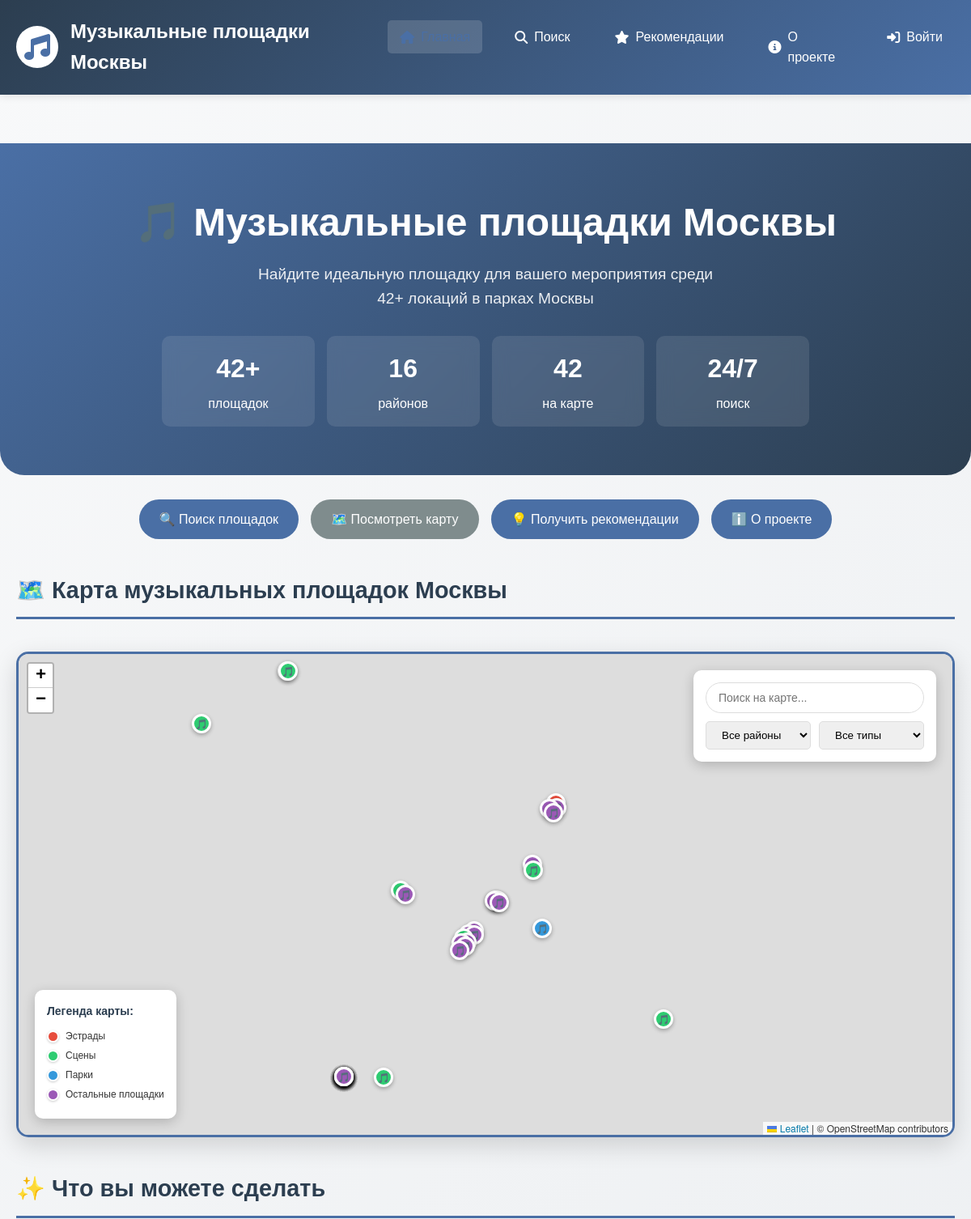
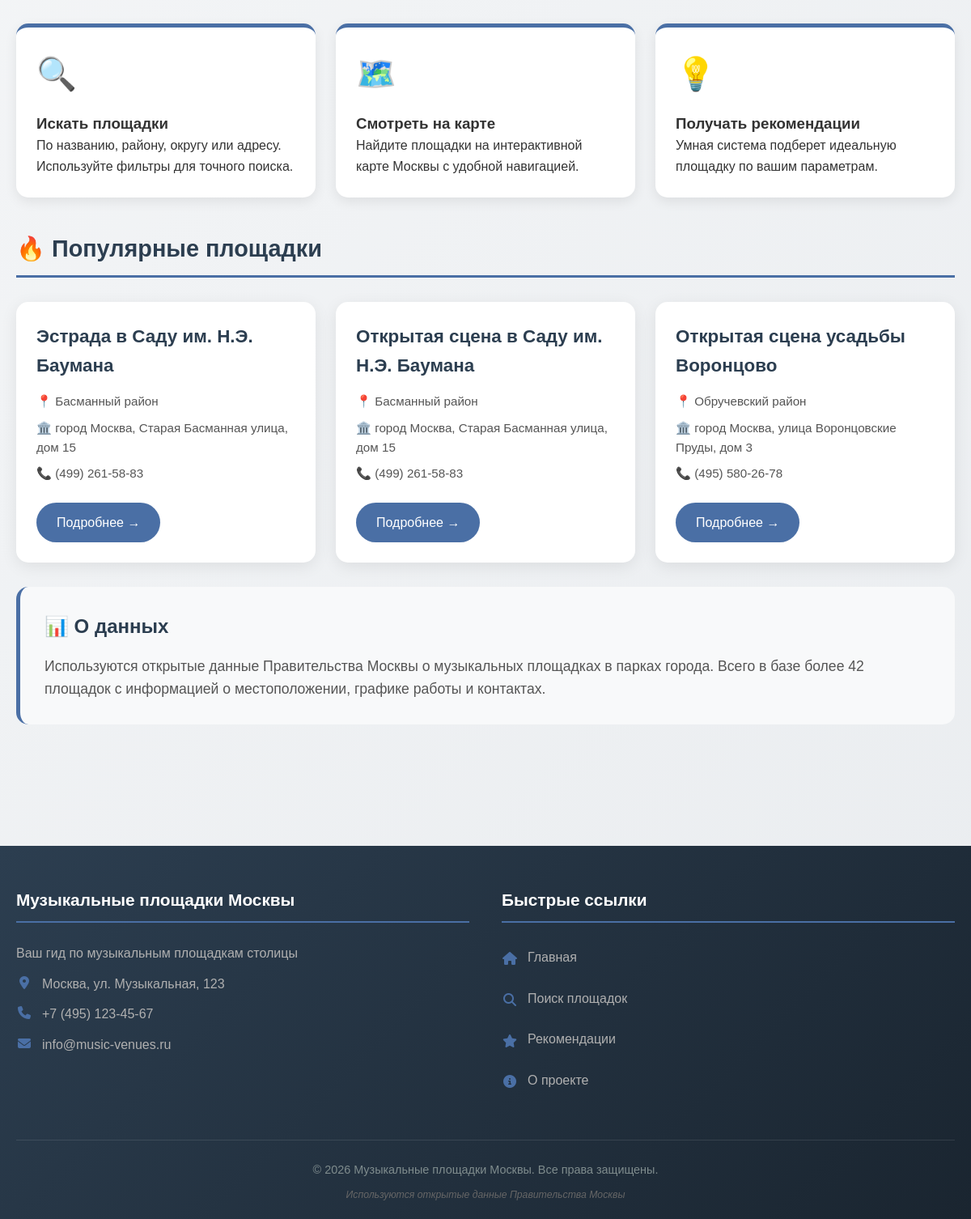
The app's page /frontend/index.php with its own data (2 pictures, top to bottom).
### tables this page shows
CREATE TABLE `venues` (
  `id` int(11) NOT NULL,
  `name` varchar(255) NOT NULL,
  `description` text DEFAULT NULL,
  `global_id` bigint(20) DEFAULT NULL,
  `adm_area` varchar(100) DEFAULT NULL,
  `district` varchar(100) DEFAULT NULL,
  `lat` decimal(10,7) DEFAULT NULL,
  `lng` decimal(10,7) DEFAULT NULL,
  `address` varchar(500) DEFAULT NULL,
  `location_clarification` varchar(500) DEFAULT NULL,
  `working_hours` varchar(100) DEFAULT NULL,
  `working_hours_clarification` varchar(500) DEFAULT NULL,
  `balance_holder` varchar(255) DEFAULT NULL,
  `balance_holder_phone` varchar(50) DEFAULT NULL,
  `balance_holder_fax` varchar(50) DEFAULT NULL,
  `balance_holder_email` varchar(100) DEFAULT NULL,
  `balance_holder_website` varchar(255) DEFAULT NULL,
  `geo_data` text DEFAULT NULL,
  `geodata_center` text DEFAULT NULL,
  `latitude` decimal(11,8) DEFAULT NULL,
  `longitude` decimal(11,8) DEFAULT NULL,
  `created_at` timestamp NOT NULL DEFAULT current_timestamp()
);

### frontend/index.php (the view, shortened to what this page needs)
<?php
require_once 'header.php';
$host = 'localhost';
$dbname = 'music_venues_db';
$username = 'root';
$password = '';
try {
    $pdo = new PDO("mysql:host=$host;dbname=$dbname;charset=utf8mb4", $username, $password);
    $pdo->setAttribute(PDO::ATTR_ERRMODE, PDO::ERRMODE_EXCEPTION);
    $stmt = $pdo->query("
        SELECT
            id,
            name,
            district,
            address,
            working_hours,
            balance_holder_phone,
            geo_data
        FROM venues
        WHERE geo_data IS NOT NULL
        AND geo_data != ''
    ");
    $venues = $stmt->fetchAll(PDO::FETCH_ASSOC);
    $mapData = [];
    foreach ($venues as $venue) {
        $geo_data = $venue['geo_data'];
        $lat = 0;
        $lng = 0;
        if (preg_match('/coordinates=\[([\d\.]+),\s*([\d\.]+)\]/', $geo_data, $matches)) {
            $lng = floatval($matches[1]);
            $lat = floatval($matches[2]);
        }
        $venueType = 'other';
        $lowerName = strtolower($venue['name']);
        if (strpos($lowerName, 'эстрада') !== false) {
            $venueType = 'estrada';
        } elseif (strpos($lowerName, 'сцена') !== false) {
            $venueType = 'stage';
        } elseif (strpos($lowerName, 'парк') !== false) {
            $venueType = 'park';
        }
        if ($lat != 0 && $lng != 0) {
            $mapData[] = [
                'id' => $venue['id'],
                'name' => $venue['name'],
                'district' => $venue['district'],
                'address' => $venue['address'],
                'lat' => $lat,
                'lng' => $lng,
                'workingHours' => $venue['working_hours'],
                'phone' => $venue['balance_holder_phone'],
                'type' => $venueType
            ];
        }
    }
    $totalVenues = $pdo->query("SELECT COUNT(*) FROM venues")->fetchColumn();
    $uniqueDistricts = $pdo->query("SELECT COUNT(DISTINCT district) FROM venues WHERE district IS NOT NULL")->fetchColumn();
    $withCoords = count($mapData);
    $recommendationsStmt = $pdo->query("
        SELECT id, name, district, address, working_hours, balance_holder_phone
        FROM venues
        WHERE district IS NOT NULL
        LIMIT 3
    ");
    $recommendations = $recommendationsStmt->fetchAll(PDO::FETCH_ASSOC);
} catch (PDOException $e) {
    die("Ошибка подключения к базе данных: " . $e->getMessage());
}
?>
<link rel="stylesheet" href="https://unpkg.com/leaflet@1.9.4/dist/leaflet.css" />
</head>
<body>
    <main>
        <section class="hero-section">
            <div class="container">
                <h1 class="hero-title">🎵 Музыкальные площадки Москвы</h1>
                <p class="hero-subtitle">Найдите идеальную площадку для вашего мероприятия среди <?php echo $totalVenues; ?>+ локаций в парках Москвы</p>
                <div class="quick-stats">
                    <div class="stat-item">
                        <div class="stat-number"><?php echo $totalVenues; ?>+</div>
                        <div>площадок</div>
                    </div>
                    <div class="stat-item">
                        <div class="stat-number"><?php echo $uniqueDistricts; ?></div>
                        <div>районов</div>
                    </div>
                    <div class="stat-item">
                        <div class="stat-number"><?php echo $withCoords; ?></div>
                        <div>на карте</div>
                    </div>
                    <div class="stat-item">
                        <div class="stat-number">24/7</div>
                        <div>поиск</div>
                    </div>
                </div>
            </div>
        </section>
        <div class="container">
            <div class="quick-actions">
                <a href="search.php" class="action-btn">
                    🔍 Поиск площадок
                </a>
                <a href="#map-section" class="action-btn secondary">
                    🗺️ Посмотреть карту
                </a>
                <a href="recommendations.php" class="action-btn">
                    💡 Получить рекомендации
                </a>
                <a href="about.php" class="action-btn">
                    ℹ️ О проекте
                </a>
            </div>
            <section id="map-section">
                <h2 class="section-title">🗺️ Карта музыкальных площадок Москвы</h2>
                <div class="map-container">
                    <div id="map"></div>
                    <div class="map-controls">
                        <div class="map-search">
                            <input type="text" id="mapSearch" class="search-input" placeholder="Поиск на карте...">
                        </div>
                        <div class="filters-row">
                            <select id="districtFilter" class="filter-select">
                                <option value="">Все районы</option>
                            </select>
                            <select id="typeFilter" class="filter-select">
                                <option value="">Все типы</option>
                            </select>
                        </div>
                    </div>
                    <div class="map-legend">
                        <div class="legend-title">Легенда карты:</div>
                        <div class="legend-item">
                            <div class="legend-color" style="background-color: #e74c3c;"></div>
                            <span>Эстрады</span>
                        </div>
                        <div class="legend-item">
                            <div class="legend-color" style="background-color: #2ecc71;"></div>
                            <span>Сцены</span>
                        </div>
                        <div class="legend-item">
                            <div class="legend-color" style="background-color: #3498db;"></div>
                            <span>Парки</span>
                        </div>
                        <div class="legend-item">
                            <div class="legend-color" style="background-color: #9b59b6;"></div>
                            <span>Остальные площадки</span>
                        </div>
                    </div>
                </div>
            </section>
            <section>
                <h2 class="section-title">✨ Что вы можете сделать</h2>
                <div class="features-grid">
                    <div class="feature-card">
                        <div class="feature-icon">🔍</div>
                        <h3>Искать площадки</h3>
                        <p>По названию, району, округу или адресу. Используйте фильтры для точного поиска.</p>
                    </div>
                    <div class="feature-card">
                        <div class="feature-icon">🗺️</div>
                        <h3>Смотреть на карте</h3>
                        <p>Найдите площадки на интерактивной карте Москвы с удобной навигацией.</p>
                    </div>
                    <div class="feature-card">
                        <div class="feature-icon">💡</div>
                        <h3>Получать рекомендации</h3>
                        <p>Умная система подберет идеальную площадку по вашим параметрам.</p>
                    </div>
                </div>
            </section>
            <?php if (!empty($recommendations)): ?>
            <section>
                <h2 class="section-title">🔥 Популярные площадки</h2>
                <div class="venues-grid">
                    <?php foreach ($recommendations as $venue): ?>
                    <div class="venue-card">
                        <h3 class="venue-name"><?php echo htmlspecialchars($venue['name']); ?></h3>
                        <?php if ($venue['district']): ?>
                            <p class="venue-info">📍 <?php echo htmlspecialchars($venue['district']); ?></p>
                        <?php endif; ?>
                        <?php if ($venue['address']): ?>
                            <p class="venue-info">🏛️ <?php echo htmlspecialchars($venue['address']); ?></p>
                        <?php endif; ?>
                        <?php if ($venue['balance_holder_phone']): ?>
                            <p class="venue-info">📞 <?php echo htmlspecialchars($venue['balance_holder_phone']); ?></p>
                        <?php endif; ?>
                        <?php if ($venue['id']): ?>
                            <a href="venue_detail.php?id=<?php echo $venue['id']; ?>" class="action-btn" style="margin-top: 15px; display: inline-block;">
                                Подробнее →
                            </a>
                        <?php endif; ?>
                    </div>
                    <?php endforeach; ?>
                </div>
            </section>
            <?php endif; ?>
            <div class="info-box">
                <h3>📊 О данных</h3>
                <p>Используются открытые данные Правительства Москвы о музыкальных площадках в парках города. Всего в базе более <?php echo $totalVenues; ?> площадок с информацией о местоположении, графике работы и контактах.</p>
            </div>
        </div>
    </main>
<?php require_once 'footer.php'; ?>
</body>
</html>

### frontend/header.php (shortened to what this page needs)
<!DOCTYPE html>
<html lang="ru">
<head>
    <link rel="stylesheet" href="https://cdnjs.cloudflare.com/ajax/libs/font-awesome/6.4.0/css/all.min.css">
</head>
<body>
    <header class="header">
        <div class="container">
            <a href="index.php" class="logo">
                <i class="fas fa-music"></i>
                <h1>Музыкальные площадки Москвы</h1>
            </a>
            <nav class="navbar">
                <ul>
                    <li><a href="index.php" <?php echo basename($_SERVER['PHP_SELF']) == 'index.php' ? 'class="active"' : ''; ?>>
                        <i class="fas fa-home"></i> Главная
                    </a></li>
                    <li><a href="search.php" <?php echo basename($_SERVER['PHP_SELF']) == 'search.php' ? 'class="active"' : ''; ?>>
                        <i class="fas fa-search"></i> Поиск
                    </a></li>
                    <li><a href="recommendations.php" <?php echo basename($_SERVER['PHP_SELF']) == 'recommendations.php' ? 'class="active"' : ''; ?>>
                        <i class="fas fa-star"></i> Рекомендации
                    </a></li>
                    <li><a href="about.php" <?php echo basename($_SERVER['PHP_SELF']) == 'about.php' ? 'class="active"' : ''; ?>>
                        <i class="fas fa-info-circle"></i> О проекте
                    </a></li>
                    <?php if(isset($_SESSION['user_id'])): ?>
                        <li><a href="logout.php"><i class="fas fa-sign-out-alt"></i> Выход</a></li>
                    <?php else: ?>
                        <li><a href="login.php"><i class="fas fa-sign-in-alt"></i> Войти</a></li>
                    <?php endif; ?>
                </ul>
            </nav>
        </div>
    </header>

### frontend/footer.php (shortened to what this page needs)
    <footer class="footer">
        <div class="container">
            <div class="footer-content">
                <div class="footer-section">
                    <h3>Музыкальные площадки Москвы</h3>
                    <p>Ваш гид по музыкальным площадкам столицы</p>
                    <p><i class="fas fa-map-marker-alt"></i> Москва, ул. Музыкальная, 123</p>
                    <p><i class="fas fa-phone"></i> +7 (495) 123-45-67</p>
                    <p><i class="fas fa-envelope"></i> info@music-venues.ru</p>
                </div>
                <div class="footer-section">
                    <h3>Быстрые ссылки</h3>
                    <ul class="footer-links">
                        <li><a href="index.php"><i class="fas fa-home"></i> Главная</a></li>
                        <li><a href="search.php"><i class="fas fa-search"></i> Поиск площадок</a></li>
                        <li><a href="recommendations.php"><i class="fas fa-star"></i> Рекомендации</a></li>
                        <li><a href="about.php"><i class="fas fa-info-circle"></i> О проекте</a></li>
                    </ul>
                </div>
            </div>
            <div class="footer-bottom">
                <p>&copy; <?php echo date('Y'); ?> Музыкальные площадки Москвы. Все права защищены.</p>
                <p class="disclaimer">Используются открытые данные Правительства Москвы</p>
            </div>
        </div>
    </footer>
</body>
</html>

### frontend/header.php (style rules this page uses)
* { margin: 0; padding: 0; box-sizing: border-box; }
body { font-family: 'Arial', sans-serif; background: linear-gradient(135deg, #f8f9fa 0%, #e9ecef 100%); color: #333; line-height: 1.6; min-height: 100vh; display: flex; flex-direction: column; }
.container { max-width: 1200px; margin: 0 auto; padding: 0 20px; }
.header { background: linear-gradient(135deg, #2c3e50 0%, #4a6fa5 100%); color: white; padding: 20px 0; box-shadow: 0 2px 10px rgba(0,0,0,0.1); position: sticky; top: 0; z-index: 1000; }
.header .container { display: flex; justify-content: space-between; align-items: center; }
.logo { display: flex; align-items: center; gap: 15px; text-decoration: none; color: white; }
.logo i { font-size: 2em; color: #4a6fa5; background: white; padding: 10px; border-radius: 50%; }
.logo h1 { font-size: 1.5em; font-weight: 600; }
.navbar ul { display: flex; list-style: none; gap: 25px; }
.navbar a { color: white; text-decoration: none; font-weight: 500; display: flex; align-items: center; gap: 8px; transition: all 0.3s; padding: 8px 15px; border-radius: 5px; }
.navbar a.active { background: rgba(255,255,255,0.15); color: #4a6fa5; }
main { padding: 60px 0; flex: 1; }

### frontend/footer.php (style rules this page uses)
.footer { background: linear-gradient(135deg, #2c3e50 0%, #1a2530 100%); color: white; padding: 50px 0 20px; margin-top: 60px; }
.footer-content { display: grid; grid-template-columns: repeat(auto-fit, minmax(280px, 1fr)); gap: 40px; margin-bottom: 40px; }
.footer-section h3 { color: white; margin-bottom: 25px; font-size: 1.3em; font-weight: 600; padding-bottom: 10px; border-bottom: 2px solid #4a6fa5; }
.footer-section p { color: #b0b0b0; margin-bottom: 12px; line-height: 1.6; display: flex; align-items: flex-start; gap: 12px; }
.footer-section i { color: #4a6fa5; width: 20px; text-align: center; margin-top: 3px; }
.footer-links { list-style: none; padding: 0; margin: 0; }
.footer-links li { margin-bottom: 15px; }
.footer-links a { color: #b0b0b0; text-decoration: none; display: flex; align-items: center; gap: 12px; transition: all 0.3s; padding: 5px 0; }
.footer-bottom { text-align: center; padding-top: 25px; border-top: 1px solid rgba(255, 255, 255, 0.1); color: #7f8c8d; font-size: 0.9em; }
.disclaimer { font-size: 0.85em; color: #666; margin-top: 10px; font-style: italic; }

### records on screen
venues: name "Эстрада в Саду им. Н.Э. Баумана", district "Басманный район", address "город Москва, Старая Басманная улица, дом 15", balance_holder_phone "(499) 261-58-83"
venues: name "Открытая сцена в Саду им. Н.Э. Баумана", district "Басманный район", address "город Москва, Старая Басманная улица, дом 15", balance_holder_phone "(499) 261-58-83"
venues: name "Открытая сцена усадьбы Воронцово", district "Обручевский район", address "город Москва, улица Воронцовские Пруды, дом 3", balance_holder_phone "(495) 580-26-78"

### other values on screen
$totalVenues "42"
$uniqueDistricts "16"
$withCoords "42"
